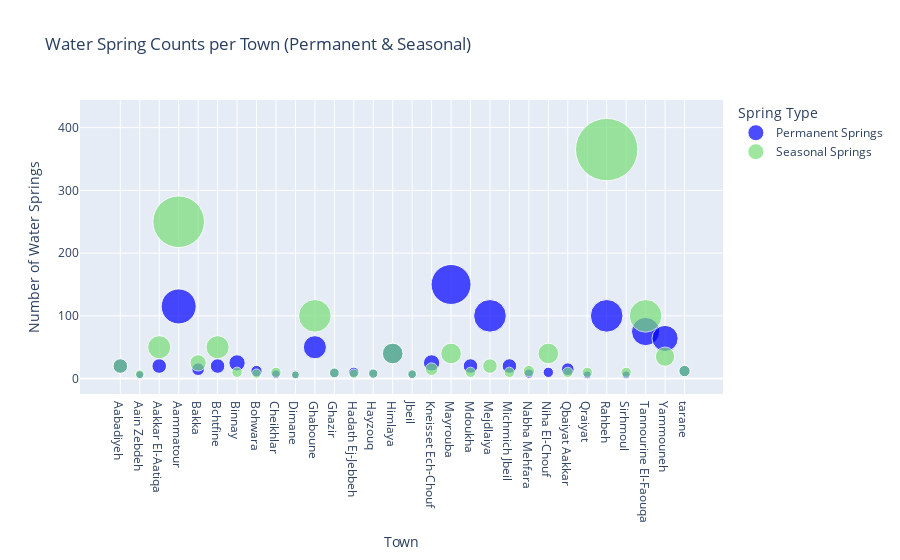

The notebook cell saved with this chart:
### Code cell
springs = df[(df['Total number of permanent water springs']>5) & (df['Total number of seasonal water springs']>5)]
townWithSprings = springs["Town"]

fig = go.Figure()
fig.add_trace(go.Scatter(
    x= springs["Town"],
    y= springs['Total number of permanent water springs'],
    mode='markers',
    marker=dict(
        size=springs["Total number of permanent water springs"],
        color='blue',
        sizemode='area',
        sizeref = 2. * springs["Total number of permanent water springs"].max() / (40 ** 2)
    ),
    name='Permanent Springs'
))

fig.add_trace(go.Scatter(
    x=springs["Town"],
    y=springs["Total number of seasonal water springs"],
    mode='markers',
    marker=dict(
        size=springs["Total number of seasonal water springs"],
        color='#77DD77',
        sizemode='area',
        sizeref = 2. * springs["Total number of permanent water springs"].max() / (40 ** 2)
    ),
    name='Seasonal Springs'
))

fig.update_layout(
    title="Water Spring Counts per Town (Permanent & Seasonal)",
    xaxis_title="Town",
    yaxis_title="Number of Water Springs",
    legend_title="Spring Type"
)

### Figure 1 — Plotly figure (JSON) as saved in the notebook; plotly's stock layout.template omitted (floating-point values rounded to 4 significant figures)
{"data": [{"marker": {"color": "blue", "size": [20, 6, 20, 115, 15, 20, 25, 12, 7, 6, 50, 9, 10, 8, 40, 7, 25, 150, 20, 100, 20, 8, 10, 15, 6, 100, 6, 75, 64, 12], "sizemode": "area", "sizeref": 0.1875}, "mode": "markers", "name": "Permanent Springs", "type": "scatter", "x": ["Aabadiyeh", "Aain Zebdeh", "Aakkar El-Aatiqa", "Aammatour", "Bakka", "Bchtfine", "Binnay", "Bohwara", "Cheikhlar", "Dimane", "Ghaboune", "Ghazir", "Hadath Ej-Jebbeh", "Hayzouq", "Himlaya", "Jbeil", "Kneisset Ech-Chouf", "Mayrouba", "Mdoukha", "Mejdlaiya", "Michmich Jbeil", "Nabha Mehfara", "Niha El-Chouf", "Qbaiyat Aakkar", "Qraiyat", "Rahbeh", "Sirhmoul", "Tannourine El-Faouqa", "Yammouneh", "tarane"], "y": [20, 6, 20, 115, 15, 20, 25, 12, 7, 6, 50, 9, 10, 8, 40, 7, 25, 150, 20, 100, 20, 8, 10, 15, 6, 100, 6, 75, 64, 12]}, {"marker": {"color": "#77DD77", "size": [20, 7, 50, 250, 25, 50, 10, 8, 10, 6, 100, 9, 8, 8, 40, 7, 15, 40, 10, 20, 10, 12, 40, 10, 10, 365, 10, 100, 35, 12], "sizemode": "area", "sizeref": 0.1875}, "mode": "markers", "name": "Seasonal Springs", "type": "scatter", "x": ["Aabadiyeh", "Aain Zebdeh", "Aakkar El-Aatiqa", "Aammatour", "Bakka", "Bchtfine", "Binnay", "Bohwara", "Cheikhlar", "Dimane", "Ghaboune", "Ghazir", "Hadath Ej-Jebbeh", "Hayzouq", "Himlaya", "Jbeil", "Kneisset Ech-Chouf", "Mayrouba", "Mdoukha", "Mejdlaiya", "Michmich Jbeil", "Nabha Mehfara", "Niha El-Chouf", "Qbaiyat Aakkar", "Qraiyat", "Rahbeh", "Sirhmoul", "Tannourine El-Faouqa", "Yammouneh", "tarane"], "y": [20, 7, 50, 250, 25, 50, 10, 8, 10, 6, 100, 9, 8, 8, 40, 7, 15, 40, 10, 20, 10, 12, 40, 10, 10, 365, 10, 100, 35, 12]}], "layout": {"autosize": true, "legend": {"title": {"text": "Spring Type"}}, "title": {"text": "Water Spring Counts per Town (Permanent & Seasonal)"}, "xaxis": {"autorange": true, "range": [-1.964, 30.89], "title": {"text": "Town"}, "type": "category"}, "yaxis": {"autorange": true, "range": [-146.4, 793.0], "title": {"text": "Number of Water Springs"}, "type": "linear"}}}
